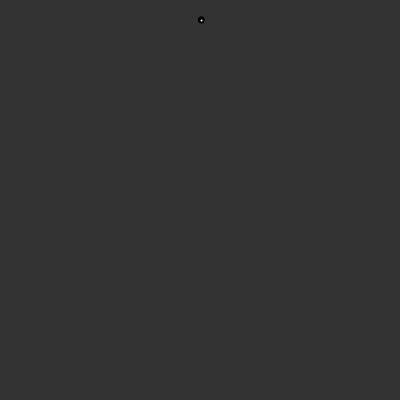
Frame 1 (no input)
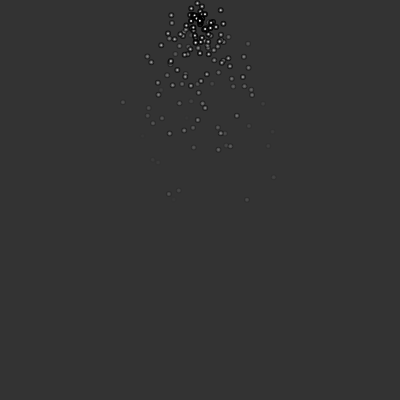
Frame 60 (no input)
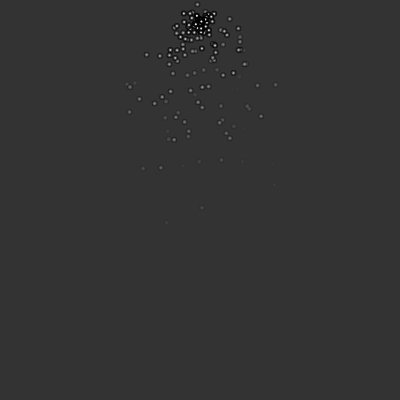
Frame 120 (the mouse pressed at the canvas centre since frame 60)

The p5.js sketch that drew these frames (run headless with seeded random() and noise() and a simulated clock; from frame 60 on, the mouse is pressed at the canvas centre):

// p5.js sketch
// ── sketch.js
let particles = [];

function setup() {
    createCanvas(400, 400);
}

function draw() {
    background(51);

    for(let i = 0; i < 3; i++) {
        particles.push(new Particle(200, 20));
    }

    for(let particle of particles) {
        let gravity = createVector(0, 0.1);
        particle.applyForce(gravity);

        particle.update();
        particle.display();
    }

    for(let i = particles.length - 1; i >= 0; i--) {
        if(particles[i].finished()) {
            particles.splice(i, 1);
        }
    }
}

// ── emitter.js
class Emitter {
    constructor(x, y) {
        this.position = createVector(x, y);
        this.particles = [];
    }

    emit(num) {

    }

    update() {
        for(let particle of this.particles) {
            let gravity = createVector(0, 0.1);
            particle.applyForce(gravity);
            particle.update();
        }

        for(let i = this.particles.length - 1; i >= 0; i--) {
            if(this.particles[i].finished()) {
                this.particles.splice(i, 1);
            }
        }

        for(let i = 0; i < num; i++) {
            this.particles.push(new Particle(this.position.x, this.position.y));
        }
    }

    show() {
        for(let particle of this.particles) {
            particle.display();
        }
    }
}

// ── particle.js
class Particle {
  constructor(x, y) {
    this.pos = createVector(x, y);
    this.vel = p5.Vector.random2D();
    this.vel.mult(random(0.5, 2));
    this.acc = createVector(0, 0);
    this.r = 4
    this.lifetime = 255;
  }

  finished() {
    return (this.lifetime > 255);
  }

  applyForce(force) {
    this.acc.add(force);
  }

  update() {
    this.vel.add(this.acc);
    this.pos.add(this.vel);
    this.acc.mult(0);

    this.lifetime -= 5;
  }

  display() {
    stroke(0, this.lifetime);
    strokeWeight(2);
    fill(255, this.lifetime);
    ellipse(this.pos.x, this.pos.y, this.r, this.r);
  }
}
